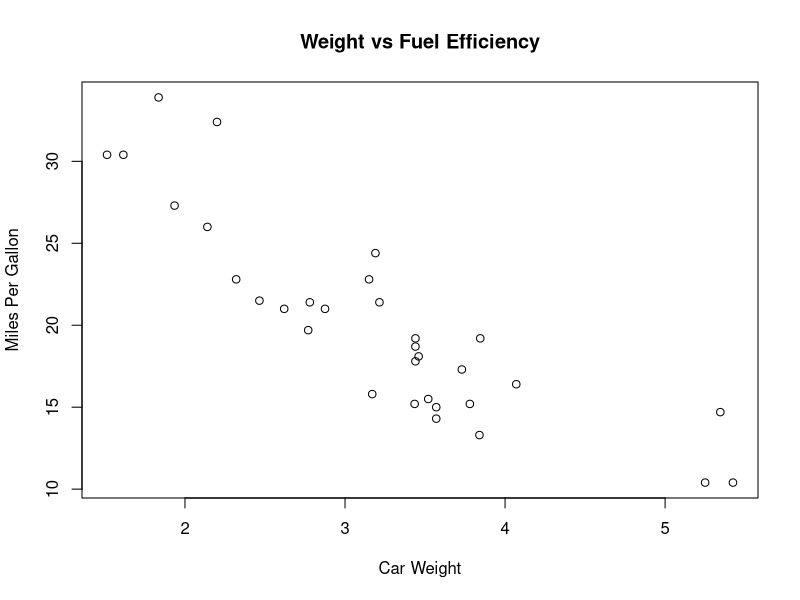

R code for this plot:
mt = mtcars

cor(mt$mpg, mt$wt)

plot(mt$wt, mt$mpg, main="Weight vs Fuel Efficiency", xlab="Car Weight", ylab="Miles Per Gallon")